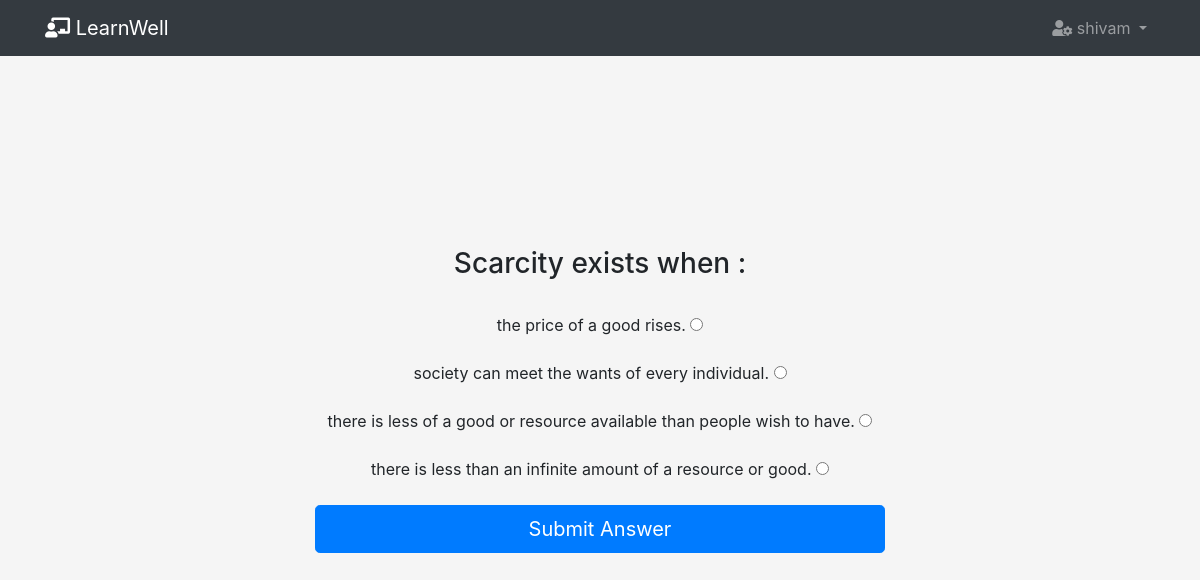
The app's page /bsl/quiz/ (signed in) with its own data.
### bsl/models.py (models this page shows, shortened)
class Question(models.Model):
    CATEGORY_CHOICES = (
        ('ECO','Economics'),
        ('HIS','History'),
        ('BAK','Banking'),
        ('GOV','Government'),
        ('PSY','Psycology'),
    )
    ANSWER_CHOICES = (
        ('A','A'),
        ('B','B'),
        ('C','C'),
        ('D','D'),
    )
    id = models.AutoField(primary_key=True)
    text = models.TextField()
    optionA = models.CharField(max_length=300)
    optionB = models.CharField(max_length=300)
    optionC = models.CharField(max_length=300)
    optionD = models.CharField(max_length=300)
    answer = models.CharField(max_length=1,choices=ANSWER_CHOICES)
    category = models.CharField(max_length=3,choices=CATEGORY_CHOICES)
    explanation = models.CharField(max_length=500,default="Lorem")
    rating = models.IntegerField(default=500)
    counter = models.IntegerField(default=0)
    ratingChange = models.IntegerField(default=0)

### bsl/views.py (the view)
# urls.py: path('quiz/', views.showQuiz, name='quiz'),
def showQuiz(request):
    count = Question.objects.all().count()
    userVar = user.objects.get(id=request.user.id)
    rating = userVar.rating
    if(userVar.lower_bound==0):
        lower_bound = rating-50
        upper_bound = rating+150
        userVar.lower_bound = lower_bound
        userVar.upper_bound = upper_bound
    range_ = userVar.upper_bound - userVar.lower_bound
    range_ = range_/3
    lower_bound = userVar.lower_bound
    threshold = userVar.lower_bound + range_
    myQuestions = Question.objects.filter(rating__gt=lower_bound,rating__lt=threshold)
    print(str(lower_bound)+" : "+str(threshold))
    count = len(myQuestions)
    slice = (int(random.random()*(1000)))%count
    myQuestion = Question.objects.all()[slice: slice+1]
    userVar.save()
    return render(request, 'bsl/quiz.html', {'question':myQuestion[0]})

### bsl/templates/bsl/quiz.html (shortened to what this page needs)
{%extends 'base.html' %}
{%block head%}
<link rel="stylesheet" href="https://stackpath.bootstrapcdn.com/bootstrap/4.3.1/css/bootstrap.min.css">
<link rel="stylesheet" href="https://use.fontawesome.com/releases/v5.7.2/css/all.css">
{%endblock%}
{% block body %}
                <form class="form-signin" method="post" action="{% url 'bsl:submitAnswer' question.id 'A' %}" style="max-width:50%">
                <h3>{{question.text}} :</h3><br>
                <p>
                    <label for="optionA">{{question.optionA}}</label>
                    <input type="radio" onclick="clicked()" name="ans" value="A">
                </p>
                <p>
                    <label for="optionB" >{{question.optionB}}</label>
                    <input type="radio" onclick="clicked()" name="ans" value="B">
                </p>
                <p>
                    <label for="optionC" >{{question.optionC}}</label>
                    <input type="radio" onclick="clicked()" name="ans" value="C">
                </p>
                <p>
                    <label for="optionD" >{{question.optionD}}</label>
                    <input type="radio" onclick="clicked()" name="ans" value="D">
                </p>
                <div id="submit">
                    <button name='submit' onclick="submitted()" class="btn btn-lg btn-primary btn-block" id="submit_but" >Submit Answer</button>
                </div>
                </form>
{%endblock%}

### bsl/templates/base.html (shortened to what this page needs)
<!DOCTYPE HTML>
<head>
  <link rel="stylesheet" href="https://stackpath.bootstrapcdn.com/bootstrap/4.3.1/css/bootstrap.min.css">
  <link rel="stylesheet" href="https://use.fontawesome.com/releases/v5.7.2/css/all.css">
          {%load static%}
    {%block head%}
    {%endblock%}
    {%load static%}
</head>
<body class="text-center">
      <nav class="navbar navbar-expand-md navbar-dark fixed-top bg-dark">
           <div class="container">
               <div class="navbar-header">
                   <a class="navbar-brand" href="{%url 'bsl:index' %}"><i class="fas fa-chalkboard-teacher"></i> LearnWell</a>
             </div>
        <div class="collapse navbar-collapse" id="navbarContent">
               <ul class="navbar-nav ml-auto nav-right">
                  <li class="nav-item dropdown">
                     <a class="nav-link dropdown-toggle" href="#" id="navbarDropdown" role="button" data-toggle="dropdown" aria-haspopup="true" aria-expanded="false">
                       <i class="fas fa-user-cog"></i> {{request.user.username}}
                     </a>
                   </li>
               </ul>
             </div>
           </div>
       </nav>
  {%block body%}
  {%endblock%}
</body>

### bsl/templates/base.html (style rules this page uses)
html, body { height: 100%; }
body { display: -ms-flexbox; display: flex; -ms-flex-align: center; align-items: center; padding-top: 40px; padding-bottom: 40px; background-color: #f5f5f5; }
.form-signin { width: 100%; max-width: 330px; padding: 15px; margin: auto; }

### records on screen
Question: text "Scarcity exists when", optionA "the price of a good rises.", optionB "society can meet the wants of every individual.", optionC "there is less of a good or resource available than people wish to have.", optionD "there is less than an infinite amount of a resource or good."

### other values on screen
{{ request.user.username }} "shivam"
